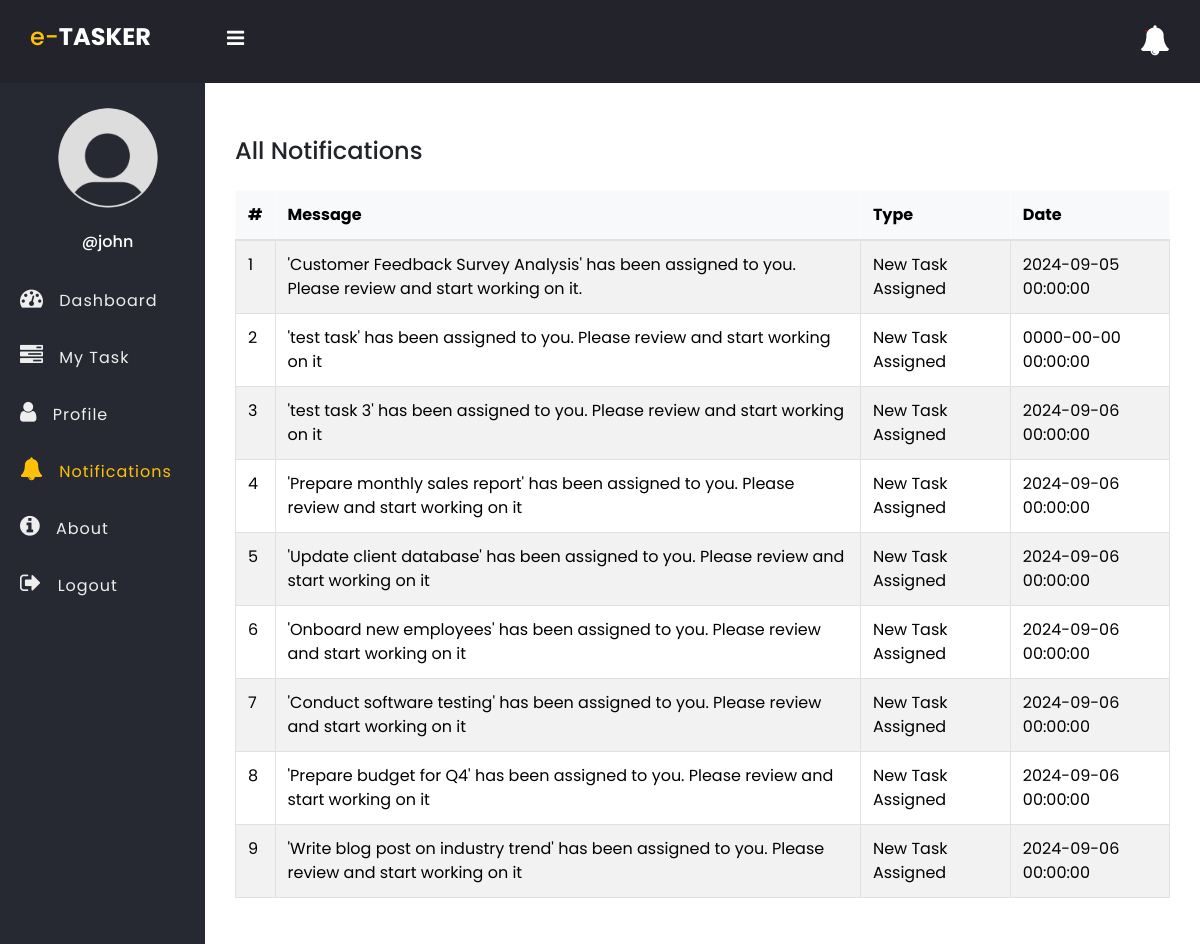
Page /notifications.php (signed in) on the committed database.
### tables this page shows
CREATE TABLE notifications (
  id int(11) NOT NULL,
  message text NOT NULL,
  recipient int(11) NOT NULL,
  type varchar(50) NOT NULL,
  date DATETIME NOT NULL DEFAULT current_timestamp(),
  is_read tinyint(1) DEFAULT 0
);

### app/Model/Notification.php (called while the page is built, shortened)
<?php
function get_all_my_notifications($conn, $id){
	$sql = "SELECT * FROM notifications WHERE recipient=?";
	$stmt = $conn->prepare($sql);
	$stmt->execute([$id]);
	if($stmt->rowCount() > 0){
		$notifications = $stmt->fetchAll();
	}else $notifications = 0;
	return $notifications;
}

### notifications.php (the view, shortened to what this page needs)
<?php
if (isset($_SESSION['role']) && isset($_SESSION['id'])) {
	include "DB_connection.php";
	include "app/Model/Notification.php";
	$notifications = get_all_my_notifications($conn, $_SESSION['id']);
?>
	<!DOCTYPE html>
	<html>
	<head>
		<link rel="stylesheet" href="https://stackpath.bootstrapcdn.com/font-awesome/4.7.0/css/font-awesome.min.css">
		<link rel="stylesheet" href="https://cdn.jsdelivr.net/npm/bootstrap@5.3.3/dist/css/bootstrap.min.css">
		<link rel="stylesheet" href="css/style.css">
	</head>
	<body>
		<?php include "inc/header.php" ?>
		<div class="body">
			<?php include "inc/nav.php" ?>
			<section class="section-1 bg-white  mt-4">
				<h4 class="mb-4">All Notifications</h4>
				<?php if ($notifications != 0) { ?>
					<table class="table table-hover table-striped table-bordered rounded">
						<thead class="table-light">
							<tr>
								<th>#</th>
								<th>Message</th>
								<th>Type</th>
								<th>Date</th>
							</tr>
						</thead>
						<tbody>
							<?php $i = 0;
							foreach ($notifications as $notification) { ?>
								<tr>
									<td><?= ++$i ?></td>
									<td><?= $notification['message'] ?></td>
									<td><?= $notification['type'] ?></td>
									<td><?= $notification['date'] ?></td>
								</tr>
							<?php	} ?>
						</tbody>
					</table>
				<?php } else { ?>
					<h3>You have 0 notifications</h3>
				<?php  } ?>
			</section>
		</div>
	</body>
	</html>
<?php } else {
	$em = "First login";
	header("Location: login.php?error=$em");
	exit();
}
?>

### css/style.css (style rules this page uses)
* { padding: 0; margin: 0; box-sizing: border-box; font-family: arial, sans-serif; }
.body { display: flex; }
.section-1 { padding: 30px; }
.section-1 { width: 100%; background: #ffe; }

### rows in the picture
notifications: message "'Customer Feedback Survey Analysis' has been assigned to you. Please review and start working on it.", type "New Task Assigned", date "2024-09-05 00:00:00"
notifications: message "'test task' has been assigned to you. Please review and start working on it", type "New Task Assigned", date "0000-00-00 00:00:00"
notifications: message "'test task 3' has been assigned to you. Please review and start working on it", type "New Task Assigned", date "2024-09-06 00:00:00"
notifications: message "'Prepare monthly sales report' has been assigned to you. Please review and start working on it", type "New Task Assigned", date "2024-09-06 00:00:00"
notifications: message "'Update client database' has been assigned to you. Please review and start working on it", type "New Task Assigned", date "2024-09-06 00:00:00"
notifications: message "'Onboard new employees' has been assigned to you. Please review and start working on it", type "New Task Assigned", date "2024-09-06 00:00:00"
notifications: message "'Conduct software testing' has been assigned to you. Please review and start working on it", type "New Task Assigned", date "2024-09-06 00:00:00"
notifications: message "'Prepare budget for Q4' has been assigned to you. Please review and start working on it", type "New Task Assigned", date "2024-09-06 00:00:00"
notifications: message "'Write blog post on industry trend' has been assigned to you. Please review and start working on it", type "New Task Assigned", date "2024-09-06 00:00:00"

### other values in the picture
$_SESSION['username'] "john"
